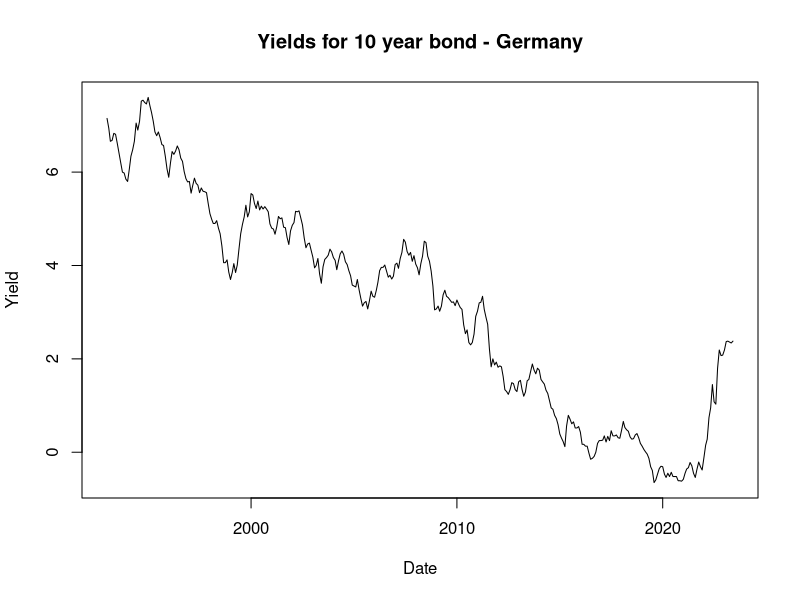
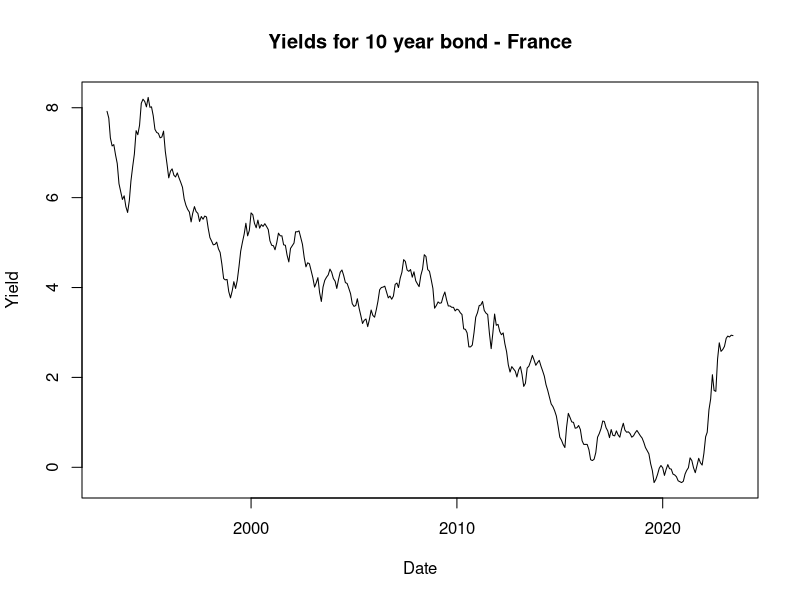
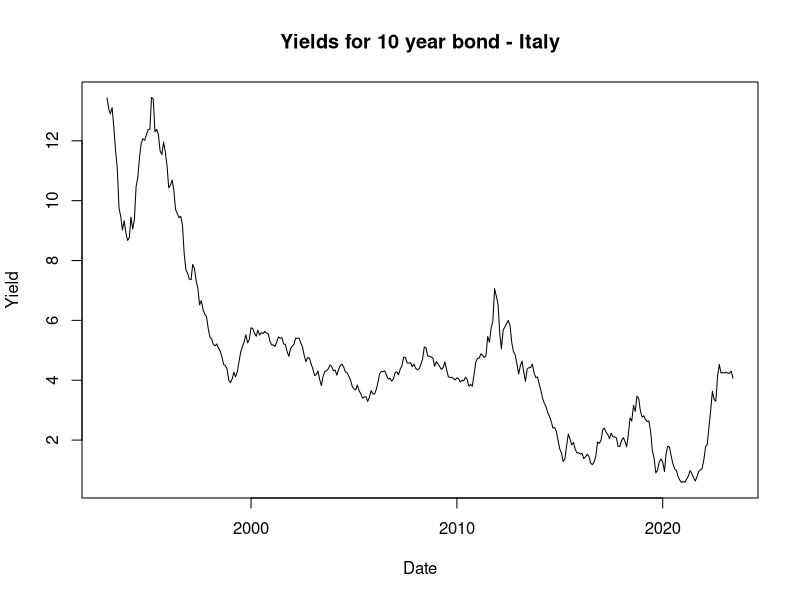
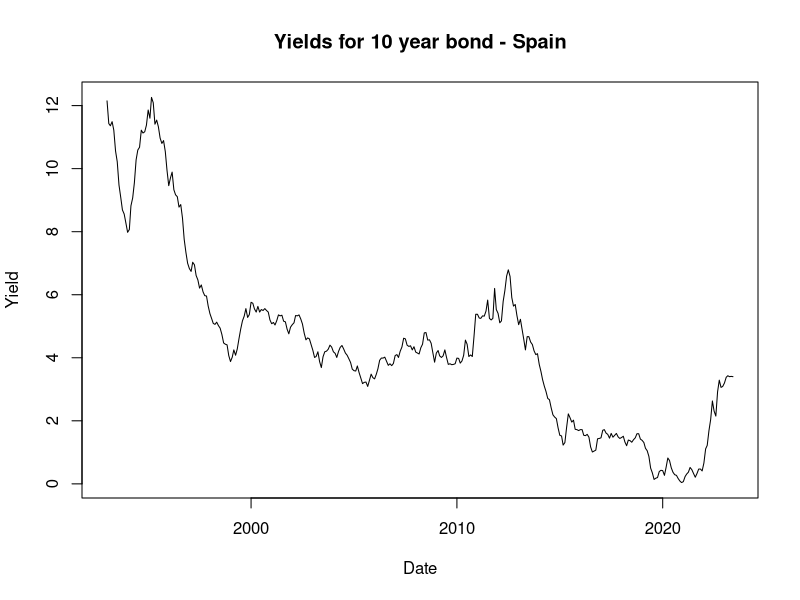
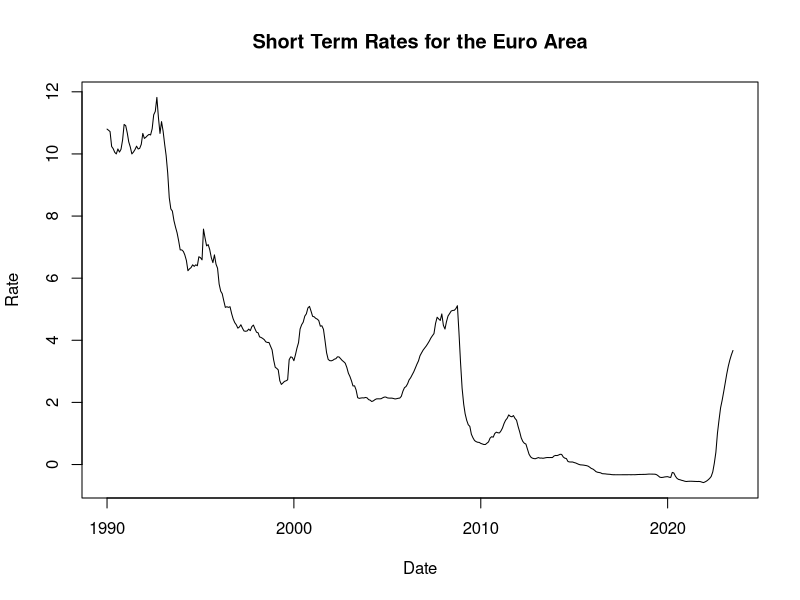

Reproduce these figures in R, in order.
#We use the lubridate package for (partial) date conversions
#dplyr for table manipulations
library(lubridate)
library(dplyr)

#LONG TERM BOND DATA------------------------------------------------
#Getting the data for German 10 year bonds
Y_G_10 <- read.csv("./Data_Files/Germany-long-bond.csv",
                   skip = 6,col.names = c("Date","Yield","Type"))
Y_G_10$Date <- ym(Y_G_10$Date)
plot(Y_G_10$Date,Y_G_10$Yield, type = "l",ylab = "Yield",
     xlab = "Date", main = "Yields for 10 year bond - Germany")

#Getting the data for French 10 year bonds
Y_F_10 <- read.csv("./Data_Files/France-long-bond.csv",
                   skip = 6,col.names = c("Date","Yield","Type"))
Y_F_10$Date <- ym(Y_F_10$Date)
plot(Y_F_10$Date,Y_F_10$Yield, type = "l",ylab = "Yield",
     xlab = "Date", main = "Yields for 10 year bond - France")

#Getting the data for Italian 10 year bonds
Y_I_10 <- read.csv("./Data_Files/Italy-long-bond.csv",
                   skip = 6,col.names = c("Date","Yield","Type"))
Y_I_10$Date <- ym(Y_I_10$Date)
plot(Y_I_10$Date,Y_I_10$Yield, type = "l",ylab = "Yield",
     xlab = "Date", main = "Yields for 10 year bond - Italy")

#Getting the data for Spanish 10 year bonds
Y_S_10 <- read.csv("./Data_Files/Spain-long-bond.csv",
                   skip = 6,col.names = c("Date","Yield","Type"))
Y_S_10$Date <- ym(Y_S_10$Date)
plot(Y_S_10$Date,Y_S_10$Yield, type = "l",ylab = "Yield",
     xlab = "Date", main = "Yields for 10 year bond - Spain")


#SHORT TERM BOND DATA------------------------------------------------------
#Getting data for short-term rates
#Market rates
Y_st <- read.csv("./Data_Files/Short-term-rates.csv")
Y_st <- Y_st %>% filter(int_rt == "IRT_M3" & geo == "EA") %>% select(TIME_PERIOD,OBS_VALUE)
colnames(Y_st) <- c("Date","Rate")
Y_st$Date <- ym(Y_st$Date)

#Official rates
#Y_st <- read.csv("./Data_Files/ECB-rates.csv", skip = 6
#                 , col.names = c("Date","Rate","Type"))
#Y_st$Date <- ymd(Y_st$Date)

#Plot short term rates
plot(Y_st$Date, Y_st$Rate, type = "l", ylab = "Rate", xlab = "Date",
     main = "Short Term Rates for the Euro Area")




